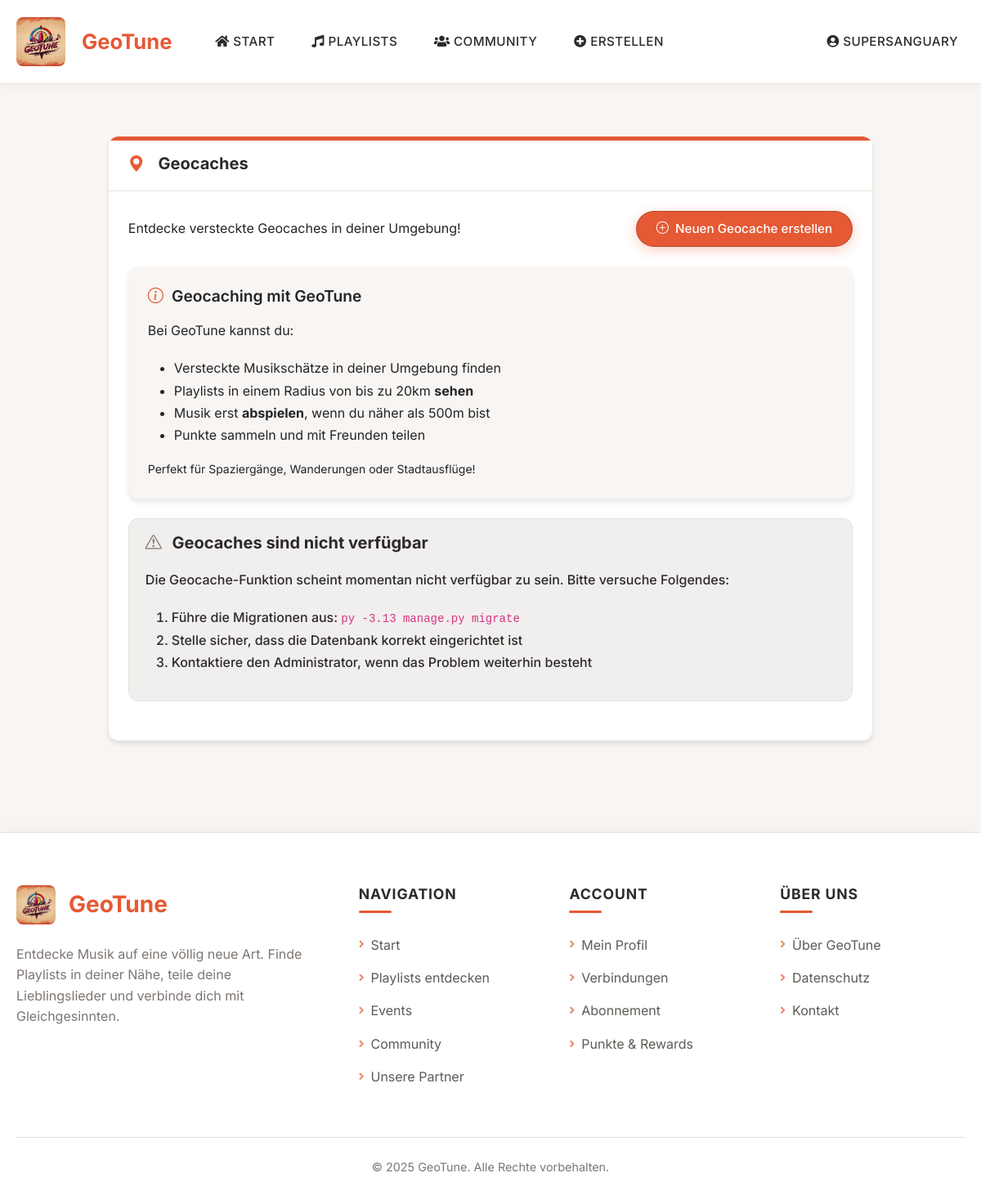
The page /geocaches/ (signed in) on the database as committed earlier.
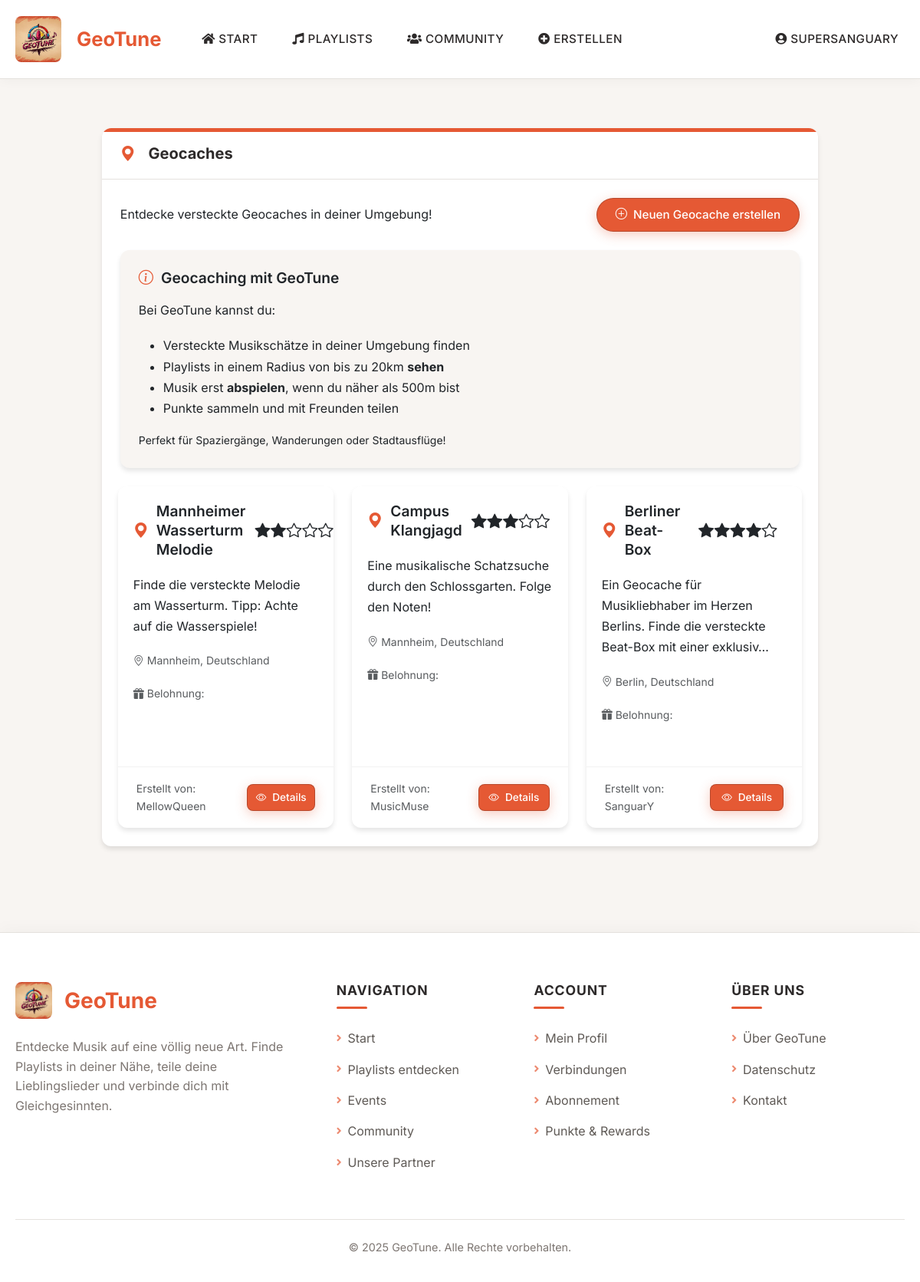
The same page on the database as committed later.
### geotune/models.py (models this page shows, shortened)
class Geocache(models.Model):
    SCHWIERIGKEITEN = [
        (1, 'Sehr einfach'),
        (2, 'Einfach'),
        (3, 'Mittel'),
        (4, 'Schwer'),
        (5, 'Sehr schwer')
    ]
    name = models.CharField(max_length=100)
    beschreibung = models.TextField()
    koordinaten = models.ForeignKey(Standort, on_delete=models.CASCADE, related_name='geocaches')
    schwierigkeit = models.IntegerField(choices=SCHWIERIGKEITEN, default=3)
    belohnung = models.CharField(max_length=255, blank=True)
    erstellt_von = models.ForeignKey(Nutzer, on_delete=models.CASCADE, related_name='erstellte_geocaches')
    finder = models.ManyToManyField(Nutzer, through='GeocacheFund', related_name='gefundene_geocaches')

class Standort(models.Model):
    breitengrad = models.FloatField()
    laengengrad = models.FloatField()
    adresse = models.CharField(max_length=255, blank=True)
    stadt = models.CharField(max_length=100, blank=True)
    land = models.CharField(max_length=100, blank=True)
    beschreibung = models.TextField(blank=True)

class Nutzer(AbstractUser):
    bio = models.TextField(blank=True)
    profilbild = models.ImageField(upload_to='profile_pics/', blank=True, null=True)
    premium_status = models.BooleanField(default=False)

### geotune/views.py (the view)
# urls.py: path('geocaches/', views.geocache_liste, name='geocache_liste'),
@login_required
def geocache_liste(request):
    try:
        geocaches = Geocache.objects.all().select_related('koordinaten', 'erstellt_von')
        try:
            gefundene_ids = GeocacheFund.objects.filter(nutzer=request.user).values_list('geocache_id', flat=True)
            gefundene_ids = list(gefundene_ids)
        except Exception as e:
            logger = logging.getLogger(__name__)
            logger.error(f"Error getting geocache finds: {str(e)}")
            gefundene_ids = []
    except Exception as e:
        logger = logging.getLogger(__name__)
        logger.error(f"Error accessing Geocache table: {str(e)}")
        geocaches = []
        gefundene_ids = []
    return render(request, 'geotune/geocache_liste.html', {
        'geocaches': geocaches,
        'gefundene_ids': gefundene_ids
    })

### geotune/context_processors.py (called while the page is built)
def verbindungsanfragen(request):
    anzahl = 0
    if request.user.is_authenticated:
        anzahl = request.user.erhaltene_verbindungen.filter(status='angefragt').count()
    return {'anzahl_verbindungsanfragen': anzahl}

### geotune/templates/geotune/geocache_liste.html (shortened to what the changed rows need)
{% extends 'geotune/base.html' %}
{% load static %}
{% block content %}
<div class="container mt-4">
    <div class="row">
        <div class="col-lg-10 mx-auto">
            <div class="card mb-4">
                <div class="card-body">
                    {% if geocaches|default:False and geocaches|length > 0 %}
                        <div class="row">
                            {% for geocache in geocaches %}
                            <div class="col-md-6 col-lg-4">
                                <div class="card geocache-card h-100 {% if geocache.id in gefundene_ids %}found{% endif %}">
                                    <div class="card-header d-flex justify-content-between align-items-center">
                                        <h5 class="card-title mb-0">
                                            <i class="bi bi-geo-alt-fill text-primary"></i>
                                            {{ geocache.name }}
                                        </h5>
                                        <span class="badge bg-{{ geocache.schwierigkeit|stringformat:'d'|add:'-schwierigkeit' }}">
                                            {% for i in "12345"|make_list %}{% if forloop.counter <= geocache.schwierigkeit %}<i class="bi bi-star-fill text-dark"></i>{% else %}<i class="bi bi-star text-dark"></i>{% endif %}{% endfor %}
                                        </span>
                                    </div>
                                    <div class="card-body">
                                        <p class="card-text">{{ geocache.beschreibung|truncatechars:100 }}</p>
                                        <p class="small text-muted">
                                            <i class="bi bi-geo-alt"></i> {{ geocache.koordinaten.stadt }}, {{ geocache.koordinaten.land }}
                                        </p>
                                        <p class="small text-muted">
                                            <i class="bi bi-gift-fill"></i> Belohnung: {{ geocache.belohnung }}
                                        </p>
                                    </div>
                                    <div class="card-footer d-flex justify-content-between align-items-center">
                                        <small class="text-muted">
                                            Erstellt von: {{ geocache.erstellt_von.username }}
                                        </small>
                                        <a href="{% url 'geocache_detail' geocache_id=geocache.id %}" class="btn btn-sm btn-primary">
                                            <i class="bi bi-eye"></i> Details
                                        </a>
                                    </div>
                                </div>
                            </div>
                            {% endfor %}
                        </div>
                    {% else %}
                    <div class="alert alert-custom-info">
                        <h5><i class="bi bi-exclamation-triangle"></i> Geocaches sind nicht verfügbar</h5>
                        <p>Die Geocache-Funktion scheint momentan nicht verfügbar zu sein. Bitte versuche Folgendes:</p>
                        <ol>
                            <li>Führe die Migrationen aus: <code>py -3.13 manage.py migrate</code></li>
                            <li>Stelle sicher, dass die Datenbank korrekt eingerichtet ist</li>
                            <li>Kontaktiere den Administrator, wenn das Problem weiterhin besteht</li>
                        </ol>
                    </div>
                    {% endif %}
                </div>
            </div>
        </div>
    </div>
</div>
{% endblock %}

Rows that differ between the two databases and show on the page:
added Geocache: name "Mannheimer Wasserturm Melodie", schwierigkeit 2 (drawn), beschreibung "Finde die versteckte Melodie am Wasserturm. Tipp: Achte auf die Wasserspiele!", koordinaten.stadt "Mannheim", koordinaten.land "Deutschland", erstellt_von.username "MellowQueen"
added Geocache: name "Campus Klangjagd", schwierigkeit 3 (drawn), beschreibung "Eine musikalische Schatzsuche durch den Schlossgarten. Folge den Noten!", koordinaten.stadt "Mannheim", koordinaten.land "Deutschland", erstellt_von.username "MusicMuse"
added Geocache: name "Berliner Beat-Box", schwierigkeit 4 (drawn), beschreibung "Ein Geocache für Musikliebhaber im Herzen Berlins. Finde die versteckte Beat-Box mit einer exklusiv…", koordinaten.stadt "Berlin", koordinaten.land "Deutschland", erstellt_von.username "SanguarY"
Other text that changed with them:
text no longer shown: "Geocaches sind nicht verfügbar Die Geocache-Funktion scheint momentan nicht verfügbar zu sein. Bitte versuche Folgendes: Führe die Migrationen aus: py -3.13 manage.py migrate Stelle sicher, dass die Datenbank korrekt eingerichtet ist Kontaktiere den Administrator, wenn das Problem weiterhin besteht"
